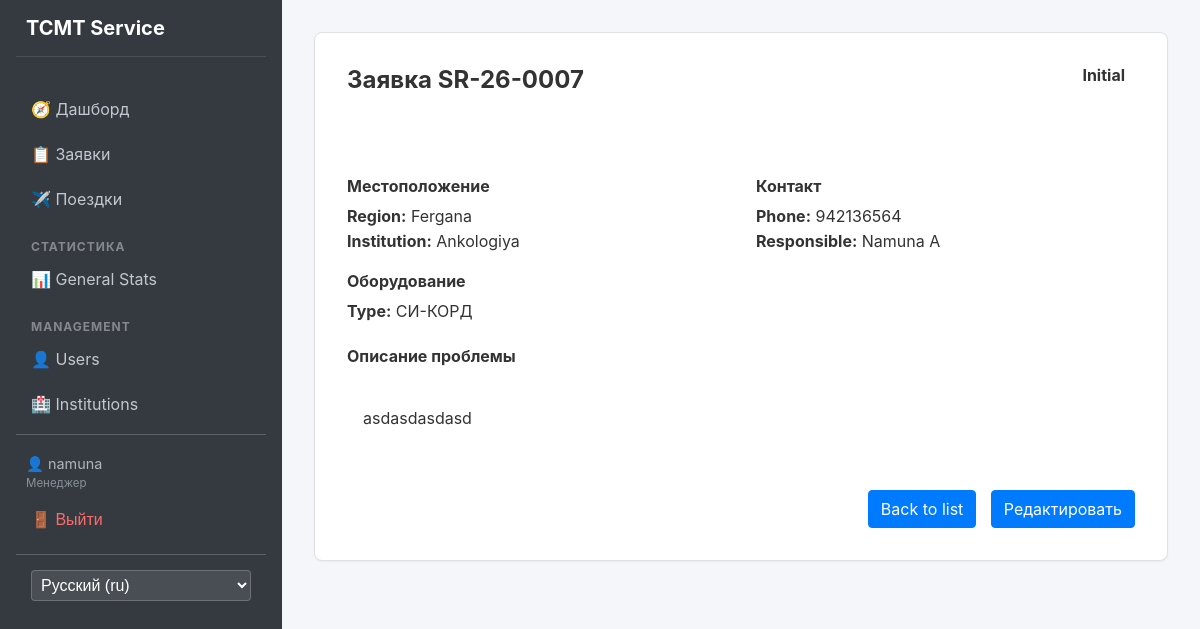
Page /requests/7/ (signed in) on the committed database.
### apps/users/models.py (models this page shows, shortened)
class User(AbstractUser):
    class Role(models.TextChoices):
        ADMIN = 'admin', 'Администратор'
        MANAGER = 'manager', 'Менеджер'
        USER = 'user', 'Пользователь'
    full_name = models.CharField(max_length=255)
    passport = models.CharField(max_length=20)
    role = models.CharField(
        max_length=20,
        choices=Role.choices,
        default=Role.USER
    )

### apps/requests/models.py (models this page shows, shortened)
class Request(models.Model):
    created_at = models.DateField(default=datetime.date.today)
    responsible = models.ForeignKey(
        settings.AUTH_USER_MODEL,
        on_delete=models.SET_NULL,
        null=True,
        related_name='requests'
    )
    region = models.ForeignKey(Region, on_delete=models.PROTECT)
    institution = models.ForeignKey(Institution, on_delete=models.PROTECT)
    description = models.TextField()
    contact_phone = models.CharField(max_length=20)
    request_number = models.CharField(
        max_length=20,
        unique=True,
        editable=False
    )
    equipment_type = models.ForeignKey(EquipmentType, on_delete=models.PROTECT)
    status = models.ForeignKey(Status, on_delete=models.PROTECT)

### apps/core/models.py (models this page shows, shortened)
class Status(models.Model):
    name = models.CharField(max_length=100)

class Region(models.Model):
    name = models.CharField(max_length=100)

class Institution(models.Model):
    name = models.CharField(max_length=255)
    region = models.ForeignKey(Region, on_delete=models.CASCADE)

class EquipmentType(models.Model):
    name = models.CharField(max_length=255)

### apps/requests/views.py (the view)
# urls.py: path('<int:pk>/', views.RequestDetailView.as_view(), name='detail'),
class RequestDetailView(LoginRequiredMixin, DetailView):
    model = Request
    template_name = 'requests/detail.html'
    context_object_name = 'request_obj'

### templates/requests/detail.html (shortened to what this page needs)
{% extends 'base.html' %}
{% load i18n %}
{% block content %}
<div class="glass-container" style="max-width: 800px; margin: 0 auto;">
    <div style="display: flex; justify-content: space-between; align-items: start;">
        <div>
            <h2 style="color: white; margin: 0;">
                {% trans "Request" %} {{ request_obj.request_number }}
            </h2>
            <p style="color: rgba(255,255,255,0.7); margin-top: 5px;">
            </p>
        </div>
        <div style="text-align: right;">
            <span style="background: white; color: #333; padding: 5px 10px; border-radius: 15px; font-weight: bold;">
                {{ request_obj.status.name }}
            </span>
        </div>
    </div>
    <hr style="border-color: rgba(255,255,255,0.2); margin: 20px 0;">
    <div style="display: grid; grid-template-columns: 1fr 1fr; gap: 30px;">
        <div>
            <h4 style="color: rgba(255,255,255,0.7); margin-bottom: 10px;">
                {% trans "Location" %}
            </h4>
            <p style="margin: 5px 0;">
                <strong>{% trans "Region:" %}</strong> {{ request_obj.region.name }}
            </p>
            <p style="margin: 5px 0;">
                <strong>{% trans "Institution:" %}</strong> {{ request_obj.institution.name }}
            </p>
            <h4 style="color: rgba(255,255,255,0.7); margin-bottom: 10px; margin-top: 20px;">
                {% trans "Equipment" %}
            </h4>
            <p style="margin: 5px 0;">
                <strong>{% trans "Type:" %}</strong> {{ request_obj.equipment_type.name }}
            </p>
        </div>
        <div>
            <h4 style="color: rgba(255,255,255,0.7); margin-bottom: 10px;">
                {% trans "Contact" %}
            </h4>
            <p style="margin: 5px 0;">
                <strong>{% trans "Phone:" %}</strong> {{ request_obj.contact_phone }}
            </p>
            <p style="margin: 5px 0;">
                <strong>{% trans "Responsible:" %}</strong> {{ request_obj.responsible.full_name }}
            </p>
        </div>
    </div>
    <h4 style="color: rgba(255,255,255,0.7); margin-bottom: 10px; margin-top: 20px;">
        {% trans "Problem Description" %}
    </h4>
    <div
        style="background: rgba(255,255,255,0.1); padding: 15px; border-radius: 5px; border: 1px solid rgba(255,255,255,0.1);">
        {{ request_obj.description|linebreaks }}
    </div>
    <div style="margin-top: 30px; text-align: right;">
        <a href="{% url 'requests:list' %}" class="btn-primary" style="text-decoration: none;">
            {% trans "Back to list" %}
        </a>
        {% if user.role != 'user' %}
        <a href="{% url 'requests:update' request_obj.pk %}" class="btn-primary"
            style="text-decoration: none; margin-left: 10px;">
            {% trans "Edit" %}
        </a>
        {% endif %}
    </div>
</div>
{% endblock %}

### templates/base.html (shortened to what this page needs)
<!DOCTYPE html>
<html lang="ru">
<head>
    {% load static %}
    {% load i18n %}
    <link rel="stylesheet" href="{% static 'css/style.css' %}">
</head>
<body>
    <div class="app-container">
        {% if user.is_authenticated %}
        <aside class="sidebar">
            <h2 style="color: white !important; border-bottom: 1px solid rgba(255,255,255,0.1);">TCMT Service</h2>
            <nav>
                <a href="{% url 'index' %}">🧭 {% trans "Dashboard" %}</a>
                <a href="{% url 'requests:list' %}">📋 {% trans "Requests" %}</a>
                <a href="{% url 'trips:list' %}">✈️ {% trans "Trips" %}</a>
                <div class="menu-divider">{% trans "Statistics" %}</div>
                <a href="{% url 'stats' %}">📊 {% trans "General Stats" %}</a>
                {% if user.role == 'admin' or user.role == 'manager' %}
                <div class="menu-divider">{% trans "Management" %}</div>
                <a href="{% url 'users:list' %}">👤 {% trans "Users" %}</a>
                <a href="{% url 'core:institution_list' %}">🏥 {% trans "Institutions" %}</a>
                {% endif %}
                <hr style="border-color: rgba(255,255,255,0.2); margin: 10px 0;">
                <div style="padding: 10px; font-size: 0.9em; color: #adb5bd;">
                    👤 {{ user.username }} <br>
                    <span style="font-size: 0.8em; opacity: 0.7;">{{ user.get_role_display }}</span>
                </div>
                <form action="{% url 'users:logout' %}" method="post" style="padding: 0; margin: 0;">
                    <button type="submit"
                        style="background: none; border: none; color: #ff6b6b; cursor: pointer; padding: 10px 15px; width: 100%; text-align: left; font-size: 1rem;">🚪
                        {% trans "Logout" %}</button>
                </form>
                <hr style="border-color: rgba(255,255,255,0.2); margin: 15px 0;">
                <form action="{% url 'set_language' %}" method="post" style="padding: 0 15px;">
                    <select name="language" onchange="this.form.submit()"
                        style="width: 100%; padding: 5px; background: rgba(255,255,255,0.1); color: white; border: 1px solid rgba(255,255,255,0.2); border-radius: 4px;">
                        {% get_current_language as LANGUAGE_CODE %}
                        {% get_available_languages as LANGUAGES %}
                        {% get_language_info_list for LANGUAGES as languages %}
                        {% for language in languages %}
                        <option value="{{ language.code }}" {% if language.code == LANGUAGE_CODE %} selected{% endif %}>
                            {{ language.name_local }} ({{ language.code }})
                        </option>
                        {% endfor %}
                    </select>
                </form>
            </nav>
        </aside>
        {% endif %}
        <main class="main-content">
            {% block content %}
            {% endblock %}
        </main>
    </div>
</body>
</html>

### static/css/style.css (style rules this page uses)
:root { --bg-body: #f4f6f9; --bg-card: #ffffff; --bg-sidebar: #343a40; --text-primary: #333333; --text-secondary: #6c757d; --text-white: #ffffff; --border-color: #dee2e6; --primary-color: #007bff; --primary-hover: #0056b3; --shadow-sm: 0 1px 2px rgba(0, 0, 0, 0.05); --shadow-md: 0 4px 6px rgba(0, 0, 0, 0.1); }
body { margin: 0; font-family: -apple-system, BlinkMacSystemFont, "Segoe UI", Roboto, "Helvetica Neue", Arial, sans-serif; background-color: var(--bg-body); color: var(--text-primary); min-height: 100vh; }
.app-container { display: flex; min-height: 100vh; }
.sidebar { width: 250px; background-color: var(--bg-sidebar); color: var(--text-white); display: flex; flex-direction: column; padding: 1rem; }
.sidebar h2 { font-size: 1.25rem; margin-bottom: 2rem; padding-left: 10px; border-bottom: 1px solid rgba(255, 255, 255, 0.1); padding-bottom: 1rem; }
.sidebar nav a { display: block; color: #c2c7d0; text-decoration: none; padding: 10px 15px; margin-bottom: 5px; border-radius: 4px; transition: all 0.2s; }
.menu-divider { padding: 15px 15px 5px; font-size: 0.75rem; text-transform: uppercase; letter-spacing: 1px; color: rgba(255, 255, 255, 0.4); font-weight: bold; }
.main-content { flex: 1; padding: 2rem; overflow-y: auto; }
.glass-container { background: var(--bg-card); border-radius: 8px; box-shadow: var(--shadow-sm); border: 1px solid var(--border-color); padding: 2rem; backdrop-filter: none; -webkit-backdrop-filter: none; }
input, select, textarea { width: 100%; padding: 0.375rem 0.75rem; font-size: 1rem; line-height: 1.5; color: #495057; background-color: #fff; background-clip: padding-box; border: 1px solid #ced4da; border-radius: 0.25rem; transition: border-color .15s ease-in-out, box-shadow .15s ease-in-out; box-sizing: border-box; margin-bottom: 1rem; }
button.btn-primary, .btn-primary { display: inline-block; font-weight: 400; text-align: center; vertical-align: middle; cursor: pointer; background-color: var(--primary-color); border: 1px solid var(--primary-color); padding: 0.375rem 0.75rem; font-size: 1rem; line-height: 1.5; border-radius: 0.25rem; color: #fff !important; transition: color .15s ease-in-out, background-color .15s ease-in-out; text-decoration: none; }
h1, h2, h3, h4 { margin-top: 0; color: var(--text-primary) !important; }
hr { border: 0; border-top: 1px solid var(--border-color); }

### rows in the picture
User: username "namuna", role "Менеджер"
Request: request_number "SR-26-0007", status.name "Initial", region.name "Fergana", institution.name "Ankologiya", equipment_type.name "СИ-КОРД", contact_phone "942136564", responsible.full_name "Namuna A", description "asdasdasdasd"

### other values in the picture
form field language "Русский (ru)"
